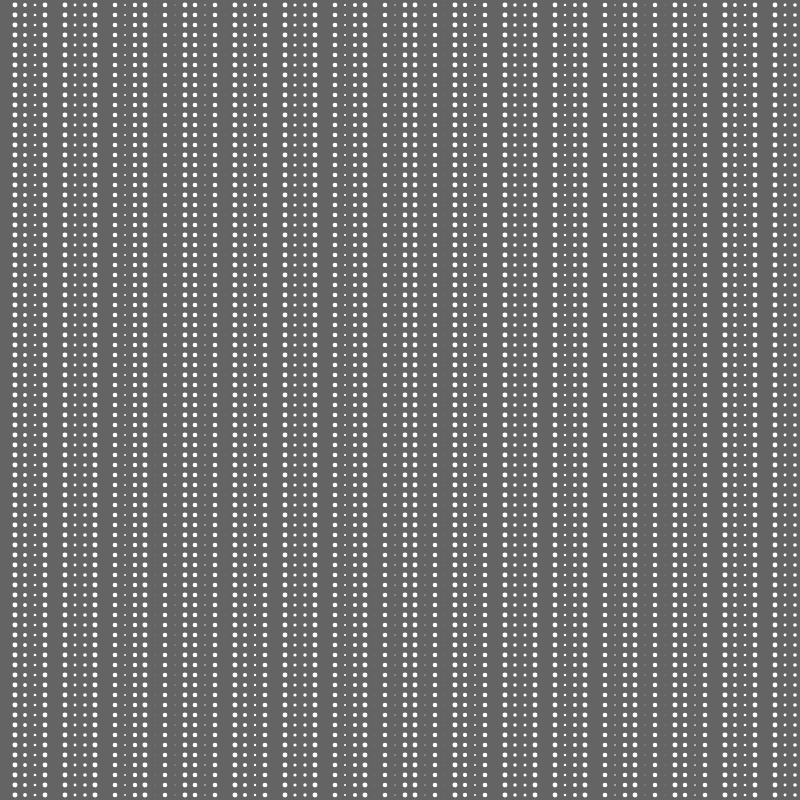
Frame 1 (no input)
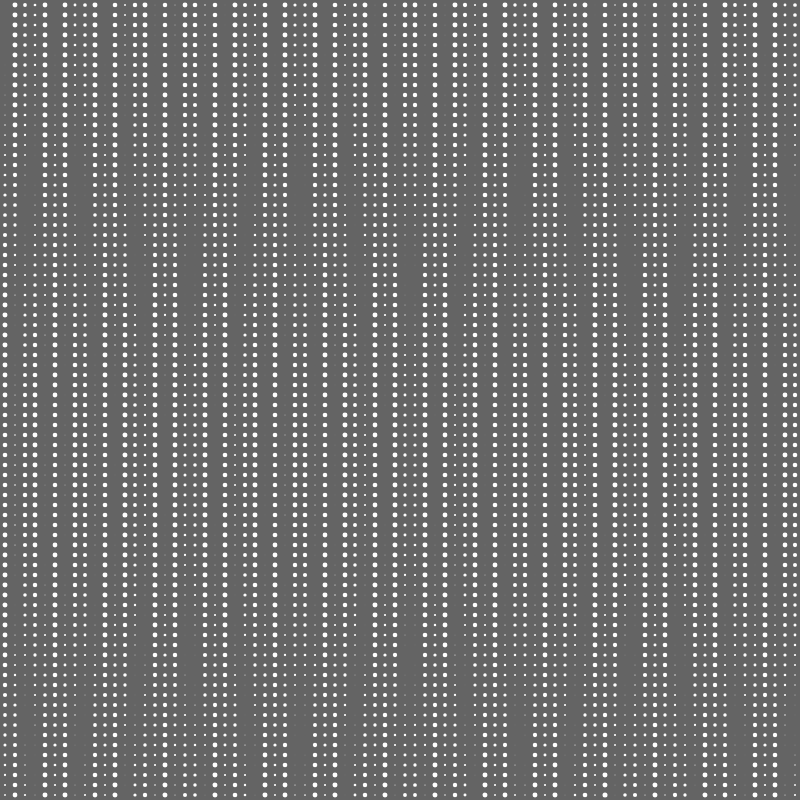
Frame 60 (no input)
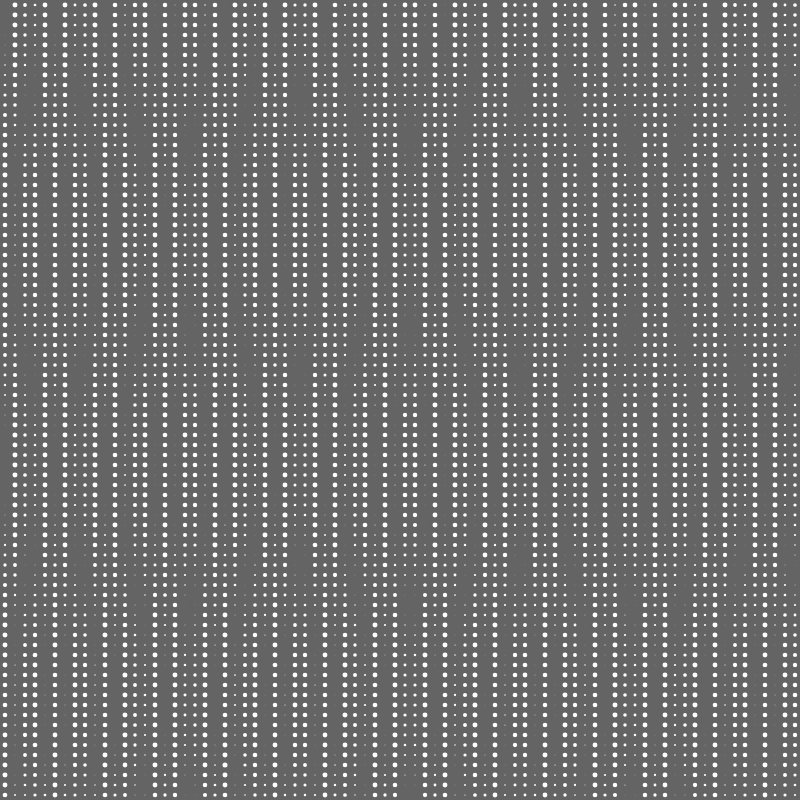
Frame 120 (the mouse pressed at the canvas centre since frame 60)

The p5.js sketch that drew these frames (run headless with seeded random() and noise() and a simulated clock; from frame 60 on, the mouse is pressed at the canvas centre):

// p5.js sketch
// ── sketch.js
var ps;
var time;
function setup () {
	createCanvas(800, 800);
	time = 0;
	smooth();
	ps = new ParticleSystem();
	ps.setup(10);
}

function draw () {
	time++;
	background(100);
	ps.draw(time);
}
// ── particle.js
function Particle() {
	this.setup = function (x, y, size) {
		//this.myX = x
		//this.myY = y
		this.myX = x + (size * 0.5); //move circles to half right by adding (size * 0.5)
		this.myY = y + (size * 0.5);
		this.mySize = Math.random() * size;
	};

	this.draw = function (time) {
		var k = (time * 0.0001123) % 1; //k < 1
		//this.mySize = Math.sin(this.myX * k) * 10.0; //horizontally move
		//this.mySize = Math.cos(this.myY * k) * 10.0; //vertically move
		this.mySize = Math.sin(Math.cos(this.myY * k) + Math.sin(this.myX * 1 - k)) * 5.0;
		fill(this.size % 255, (this.size * 3) % 255, 230);
		ellipse (this.myX, this.myY, this.mySize, this.mySize);
	};
}
// ── particleSystem.js
function ParticleSystem () {
	this.setup = function (gap) {
		this.particles = [];
		this.gap = gap;
		for (var y = 0; y < height; y += gap) {
			for (var x = 0; x < width; x += gap) {
				this.addParticle(x, y);
			}
		}
	};

	this.addParticle = function (x, y) {
		var p = new Particle ();
		p.setup (x, y, this.gap);
		this.particles.push(p);
	};

	this.draw = function (time) {
		noStroke();
		for (var i = 0; i < this.particles.length; i++) {
			this.particles[i].draw(time);
		}
	};
}
